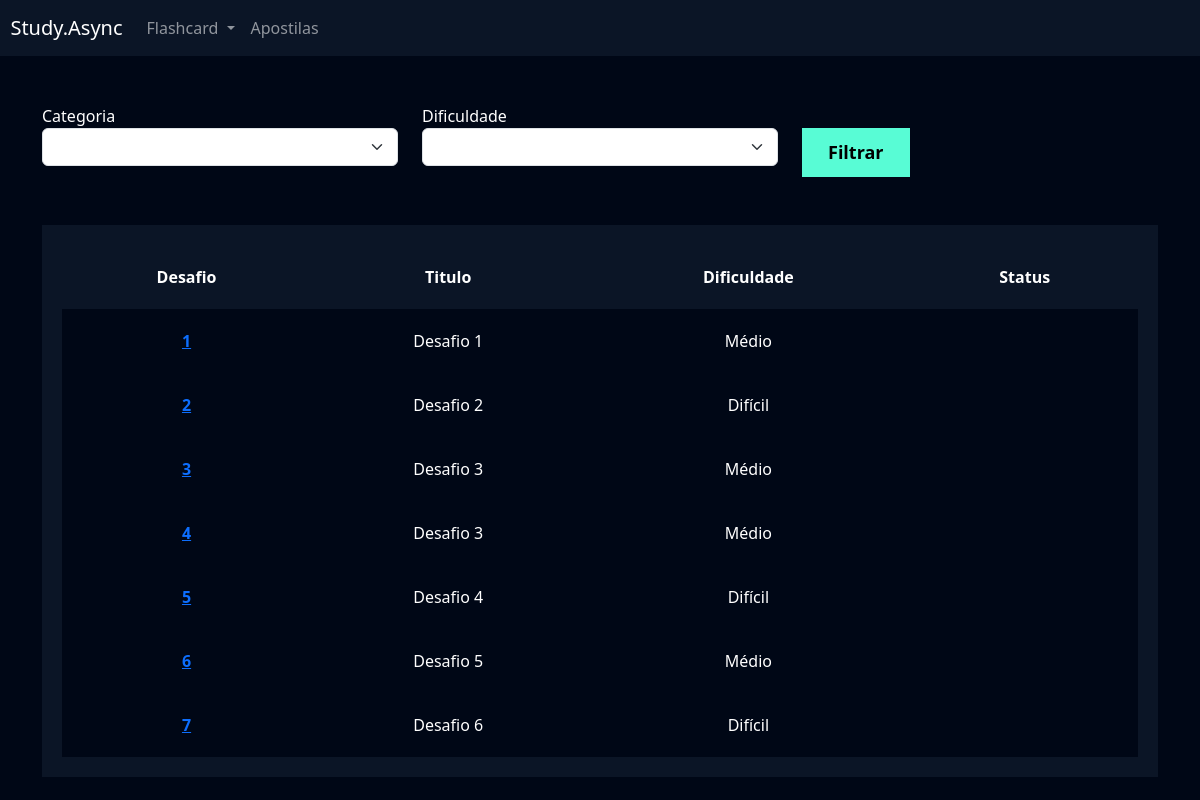
The app's page /flashcard/listar_desafio/ (signed in) with its own data.
### flashcard/models.py (models this page shows, shortened)
class Desafio(models.Model):
    user = models.ForeignKey(User, on_delete=models.DO_NOTHING)
    titulo = models.CharField(max_length=100)
    categoria = models.ManyToManyField(Categoria)
    quantidade_perguntas = models.IntegerField()
    dificuldade = models.CharField(
        max_length=1, choices=Flashcard.DIFICULDADE_CHOICES
    )
    flashcards = models.ManyToManyField(FlashcardDesafio)

### flashcard/views.py (the view)
# urls.py: path('listar_desafio/', views.listar_desafio, name='listar_desafio'),
def listar_desafio(request):
    desafios = Desafio.objects.filter(user=request.user)
    return render(
        request,
        'listar_desafio.html',
        {
            'desafios': desafios,
        },
    )

### flashcard/templates/listar_desafio.html (shortened to what this page needs)
{% extends "base.html" %}
{% load static %}
{% block 'cabecalho' %}
    <link href="{% static 'usuarios/css/cadastro.css' %}" rel="stylesheet">
    <link href="{% static 'flashcard/css/novo_flashcard.css' %}" rel="stylesheet">
    <link href="{% static 'flashcard/css/iniciar_desafio.css' %}" rel="stylesheet">
    <link href="{% static 'flashcard/css/desafio.css' %}" rel="stylesheet">
    <link href='https://unpkg.com/boxicons@2.1.4/css/boxicons.min.css' rel='stylesheet'>
{% endblock 'cabecalho' %}
{% block 'conteudo' %}
    {% include "partials/header.html" %}
    <div class="container">
        <br>
        <br>
        <div class="row">
            <div class="col-md">
                <form action="}" method="GET">
                <label for="">Categoria</label>
                <select name="categoria" class="form-select">
                </select>
            </div>
            <div class="col-md">
                <label for="">Dificuldade</label>
                <select name="dificuldade" class="form-select">
                </select>
            </div>
            <div class="col-md">
                <br>
                <input type="submit" value="Filtrar" class="btn-cadastro">
            </div>
        </div>
        <br>
        <br>
        <div class="box-listar">
            <table>
                <thead>
                  <tr>
                    <th scope="col">Desafio</th>
                    <th scope="col">Titulo</th>
                    <th scope="col">Dificuldade</th>
                    <th scope="col">Status</th>
                  </tr>
                </thead>
                <tbody>
                    {% for desafio in desafios %}
                        <tr class="linha">
                            <th><a href="{% url 'desafio' desafio.id %}">{{desafio.id}}</a></th>
                            <td>{{desafio.titulo}}</td>
                            <td>{{desafio.get_dificuldade_display}}</td>
                            <td>{{desafio.status}}</td>
                        </tr>
                  {% endfor %}
                </tbody>
              </table>
        </div>
    </div>
{% endblock 'conteudo' %}

### templates/static/geral/css/base.css (style rules this page uses)
:root { --main-color: #0b1526; --dark-color: #000716; --secondary-dark-color: rgb(15, 2, 26); --light-color: #00c1f3; --contrast-color: #f4c96b; --differential-color: #58fcd5; }
body { background-color: var(--dark-color) !important; color: white !important; }

### templates/static/usuarios/css/cadastro.css (style rules this page uses)
* { margin: 0; padding: 0; }
.btn-cadastro { padding: 10px; background-color: #58fcd5; border: none; border: 1px solid #58fcd5; font-size: 18px; font-weight: bold; padding-left: 25px; padding-right: 25px; }

### templates/static/flashcard/css/desafio.css (style rules this page uses)
.box-listar { background-color: #0b1526; padding: 20px; }
table { width: 100%; padding: 20px; text-align: center; }
.linha { height: 40px; background-color: var(--dark-color); padding: 20px; }
td, th { padding: 20px; }
tr { background-color: var(--main-color); }

### records on screen
Desafio: id "1", titulo "Desafio 1", dificuldade "Médio"
Desafio: id "2", titulo "Desafio 2", dificuldade "Difícil"
Desafio: id "3", titulo "Desafio 3", dificuldade "Médio"
Desafio: id "4", titulo "Desafio 3", dificuldade "Médio"
Desafio: id "5", titulo "Desafio 4", dificuldade "Difícil"
Desafio: id "6", titulo "Desafio 5", dificuldade "Médio"
Desafio: id "7", titulo "Desafio 6", dificuldade "Difícil"
